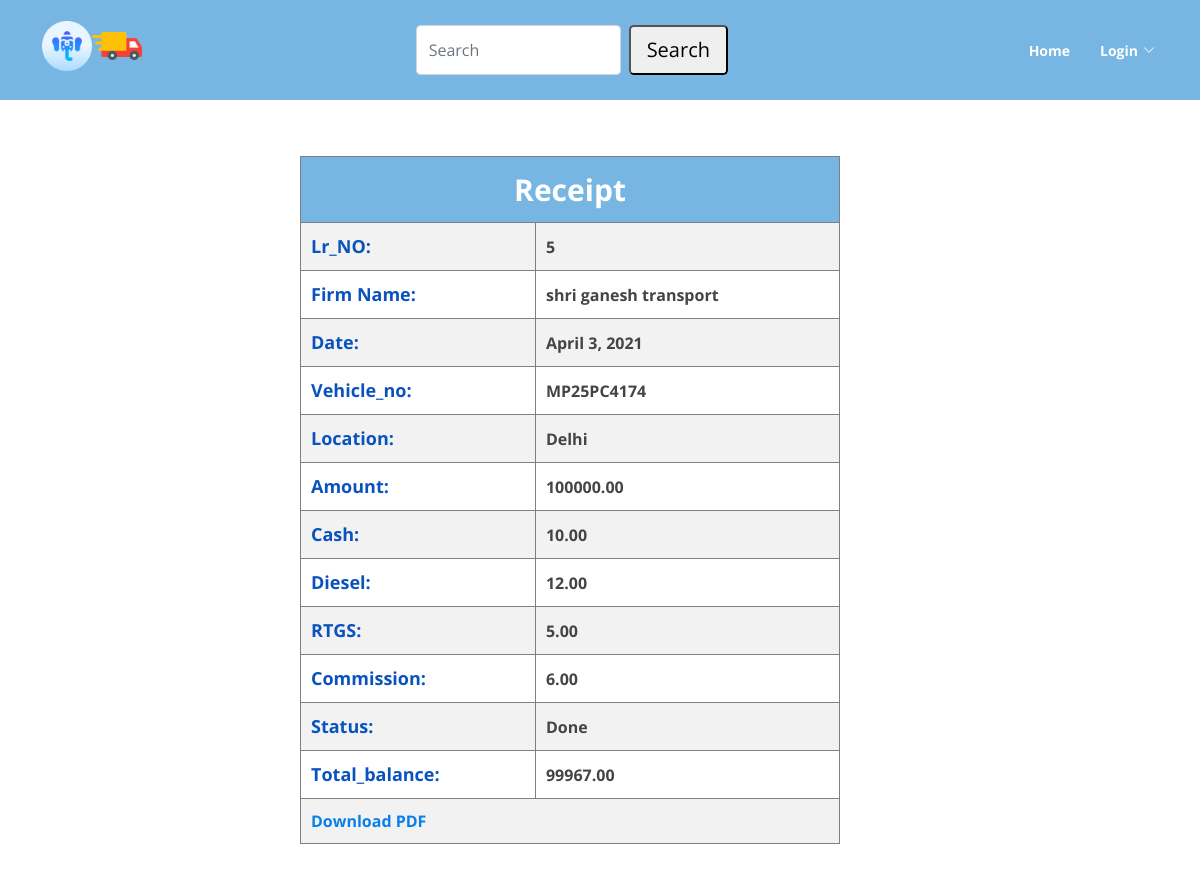
The app's page /5/ with its own data.
### sgt_App/models.py (models this page shows, shortened)
class Entries(models.Model):
    STATUS_CHOICES = (('pending', 'Pending'), ('done', 'Done'),('cancle', 'Cancle'))
    FIRM_CHOICES = (('new gandhi roadline', 'New Gandhi Roadline'), ('shri ganesh roadline','Shri Ganesh Roadline'))
    date = models.DateField()
    lr_no = models.IntegerField(primary_key=True,unique=True)
    vehicle_no = models.CharField(max_length=100,db_index=True)
    location = models.CharField(max_length=200,db_index=True)
    slug = models.SlugField(max_length=200,db_index=True)
    amount = models.DecimalField(max_digits=10,decimal_places=2)
    cash = models.DecimalField(max_digits=10,decimal_places=2)
    diesel = models.DecimalField(max_digits=10,decimal_places=2)
    rtgs = models.DecimalField(max_digits=10,decimal_places=2)
    commission = models.DecimalField(max_digits=10,decimal_places=2)
    total_balance = models.DecimalField(max_digits=10,decimal_places=2)
    status = models.CharField(max_length=10, choices=STATUS_CHOICES, default='done')
    firm_name = models.CharField(max_length=50, choices=FIRM_CHOICES, default='shri ganesh roadline')
    class Meta:
        db_table = 'entries'

### sgt_App/views.py (the view)
# urls.py: path('<int:lr_no>/', views.entry_detail, name='entry_detail'),
def entry_detail(request, lr_no):
    entry = get_object_or_404(Entries, lr_no=lr_no)
    return render(request, 'detail.html', {'entry': entry})

### templates/detail.html (shortened to what this page needs)
{% extends 'base1.html' %}
{% block content %}
    <div class="detail_media">
        <table>
            <tr>
                <th class="detail_head" colspan="2">Receipt</th>
            </tr>
            <tr>
                <th class="detail_title">Lr_NO:</th>
                <th>{{ entry.lr_no }}</th>
            </tr>
             <tr>
                <th class="detail_title">Firm Name:</th>
                <th>{{ entry.firm_name }}</th>
            </tr>
            <tr>
                <th class="detail_title">Date:</th>
                <th>{{ entry.date }}</th>
            </tr>
            <tr>
                <th class="detail_title">Vehicle_no:</th>
                <th>{{ entry.vehicle_no }}</th>
            </tr>
            <tr>
                <th class="detail_title">Location:</th>
                <th>{{ entry.location }}</th>
            </tr>
            <tr>
                <th class="detail_title">Amount:</th>
                <th>{{ entry.amount }}</th>
            </tr>
            <tr>
                <th class="detail_title">Cash:</th>
                <th>{{ entry.cash }}</th>
            </tr>
            <tr>
                <th class="detail_title">Diesel:</th>
                <th>{{ entry.diesel }}</th>
            </tr>
            <tr>
                <th class="detail_title">RTGS:</th>
                <th>{{ entry.rtgs }}</th>
            </tr>
            <tr>
                <th class="detail_title">Commission:</th>
                <th>{{ entry.commission }}</th>
            </tr>
            <tr>
                <th class="detail_title">Status:</th>
                <th>{{ entry.status|title }}</th>
            </tr>
            <tr>
                <th class="detail_title">Total_balance:</th>
                <th>{{ entry.total_balance }}</th>
            </tr>
            <tr>
                <th colspan="2">
                    <a href="{% url 'pdf_report' pk=entry.lr_no %}">Download PDF</a></th>
            </tr>
        </table>
        <br><br>
    </div>
{% endblock %}

### static/assets/css/style.css (style rules this page uses)
body { font-family: "Open Sans", sans-serif; color: #444444; }
a { text-decoration: none; color: #0880e8; }
table { width: 90%; border-spacing: 0; border-collapse: collapse; }
table th, table td { text-align: left; padding: 10px; margin: 0; border: 1px solid gray; }
tr:nth-child(even) { background-color: #f2f2f2 }
.detail_head { font-size: 30px; color: white; background-color: #77b6e2; text-align: center; }
.detail_title { font-size: 18px; font-weight: bold; color: #0a53be; }
.detail_media { text-align: center; margin-top: 5%; margin-left: 25%; width: 50%; }

### records on screen
Entries: lr_no "5", firm_name "shri ganesh transport", date "April 3, 2021", vehicle_no "MP25PC4174", location "Delhi", amount "100000.00", cash "10.00", diesel "12.00", rtgs "5.00", commission "6.00", status "Done", total_balance "99967.00"
